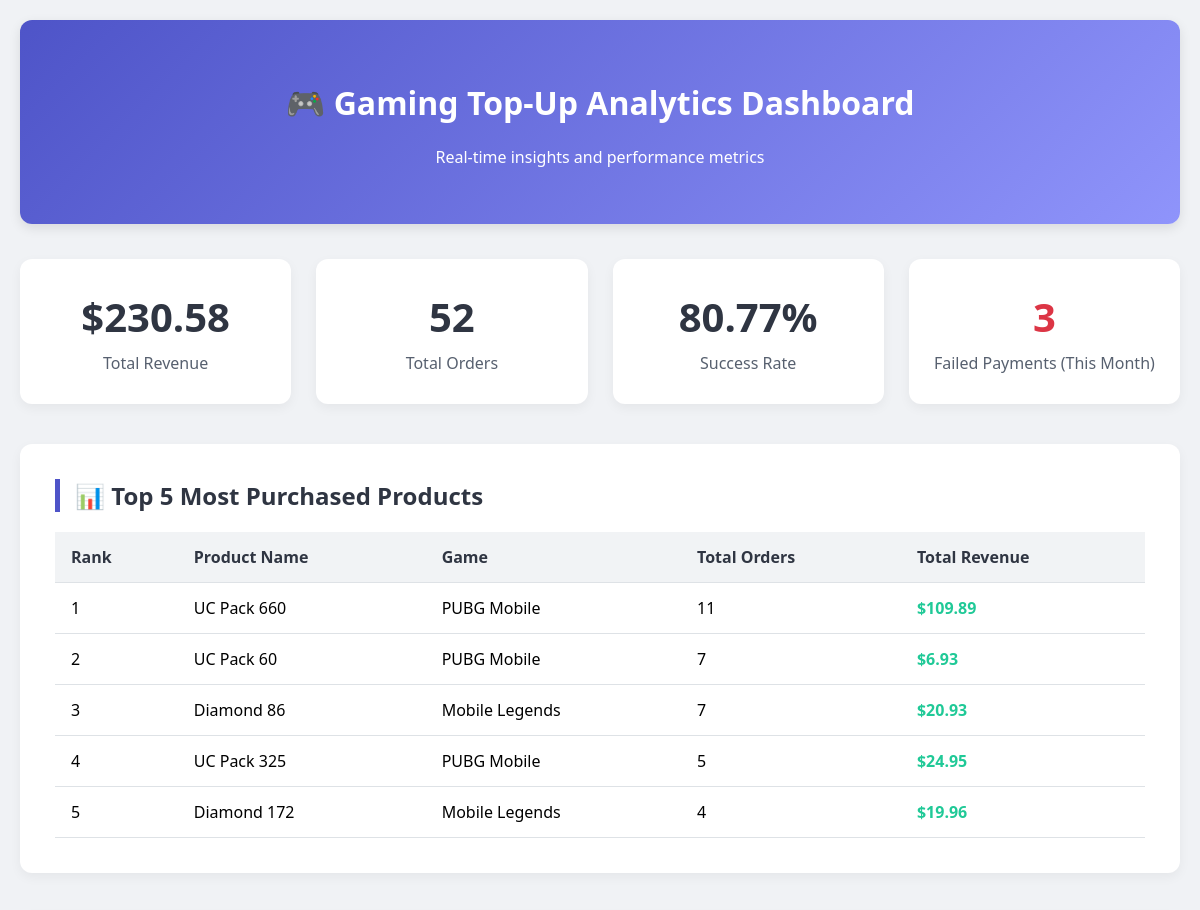
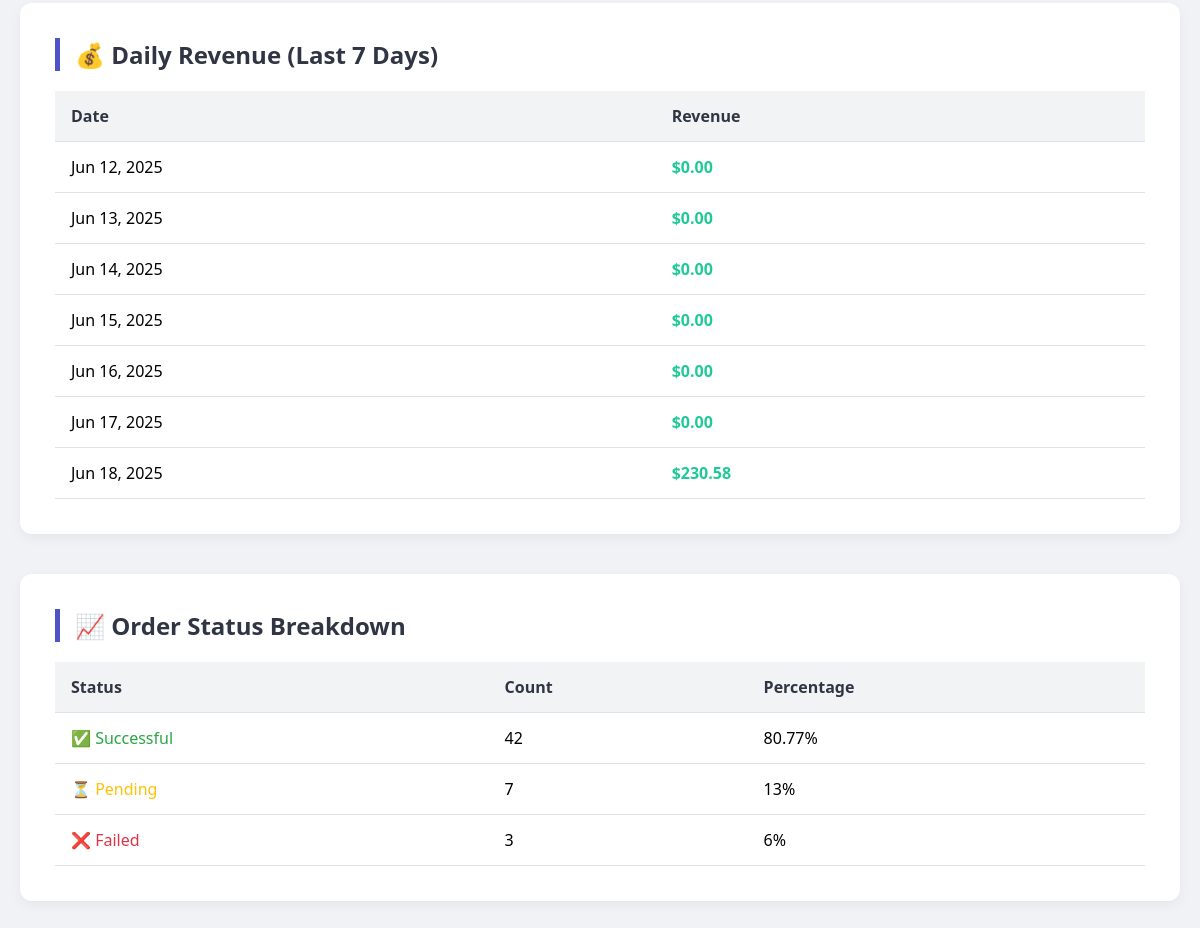
The page /dashboard/ (signed in) on the database its author committed (2 pictures, top to bottom).
### topup/models.py (models this page shows, shortened)
class TopUpProduct(models.Model):
    game = models.ForeignKey(Game, on_delete=models.CASCADE, related_name='products')
    name = models.CharField(max_length=100)
    price = models.DecimalField(
        max_digits=10,
        decimal_places=2,
        validators=[MinValueValidator(Decimal('0.01'))]
    )
    in_game_currency = models.CharField(max_length=50)  # e.g., "500 UC", "1000 Diamonds"
    is_active = models.BooleanField(default=True)
    created_at = models.DateTimeField(auto_now_add=True)
    class Meta:
        ordering = ['game__name', 'price']
        unique_together = ['game', 'name']

class Game(models.Model):
    name = models.CharField(max_length=100, unique=True)
    game_id = models.CharField(max_length=50, unique=True)
    is_active = models.BooleanField(default=True)
    created_at = models.DateTimeField(auto_now_add=True)
    class Meta:
        ordering = ['name']

### topup/dashboard_views.py (the view)
# urls.py: path('', dashboard_views.analytics_dashboard, name='analytics_dashboard'),
@staff_member_required
def analytics_dashboard(request):
    top_products = (
        TopUpProduct.objects
        .select_related('game')
        .annotate(
            total_orders=Count('orders', filter=Q(orders__status='success')),
            total_revenue=Sum('orders__product__price', filter=Q(orders__status='success'))
        )
        .filter(total_orders__gt=0)
        .order_by('-total_orders')[:5]
    )
    end_date = timezone.now().date()
    start_date = end_date - timedelta(days=6)  # Last 7 days including today
    daily_revenue = []
    for i in range(7):
        date = start_date + timedelta(days=i)
        revenue = (
            TopUpOrder.objects
            .filter(
                status='success',
                created_at__date=date
            )
            .select_related('product')
            .aggregate(total=Sum('product__price'))['total'] or 0
        )
        daily_revenue.append({
            'date': date,
            'revenue': revenue
        })
    current_month_start = timezone.now().replace(day=1, hour=0, minute=0, second=0, microsecond=0)
    failed_payments_count = TopUpOrder.objects.filter(
        status='failed',
        created_at__gte=current_month_start
    ).count()
    total_orders = TopUpOrder.objects.count()
    successful_orders = TopUpOrder.objects.filter(status='success').count()
    pending_orders = TopUpOrder.objects.filter(status='pending').count()
    success_rate = (successful_orders / total_orders * 100) if total_orders > 0 else 0
    total_revenue = (
        TopUpOrder.objects
        .filter(status='success')
        .select_related('product')
        .aggregate(total=Sum('product__price'))['total'] or 0
    )
    context = {
        'top_products': top_products,
        'daily_revenue': daily_revenue,
        'failed_payments_count': failed_payments_count,
        'total_orders': total_orders,
        'successful_orders': successful_orders,
        'pending_orders': pending_orders,
        'success_rate': round(success_rate, 2),
        'total_revenue': round(total_revenue, 2),
    }
    return render(request, 'dashboard/analytics.html', context)

### templates/dashboard/analytics.html (shortened to what this page needs)
<!DOCTYPE html>
<html lang="en">
<head>
</head>
<body>
    <div class="container">
        <div class="header">
            <h1>🎮 Gaming Top-Up Analytics Dashboard</h1>
            <p>Real-time insights and performance metrics</p>
        </div>
        <div class="metrics-grid">
            <div class="metric-card">
                <div class="metric-value">${{ total_revenue }}</div>
                <div class="metric-label">Total Revenue</div>
            </div>
            <div class="metric-card">
                <div class="metric-value">{{ total_orders }}</div>
                <div class="metric-label">Total Orders</div>
            </div>
            <div class="metric-card">
                <div class="metric-value">{{ success_rate }}%</div>
                <div class="metric-label">Success Rate</div>
            </div>
            <div class="metric-card">
                <div class="metric-value failed">{{ failed_payments_count }}</div>
                <div class="metric-label">Failed Payments (This Month)</div>
            </div>
        </div>
        <div class="section">
            <h2>📊 Top 5 Most Purchased Products</h2>
            {% if top_products %}
                <table>
                    <thead>
                        <tr>
                            <th>Rank</th>
                            <th>Product Name</th>
                            <th>Game</th>
                            <th>Total Orders</th>
                            <th>Total Revenue</th>
                        </tr>
                    </thead>
                    <tbody>
                        {% for product in top_products %}
                        <tr>
                            <td>{{ forloop.counter }}</td>
                            <td>{{ product.name }}</td>
                            <td>{{ product.game.name }}</td>
                            <td>{{ product.total_orders }}</td>
                            <td class="revenue">${{ product.total_revenue|floatformat:2 }}</td>
                        </tr>
                        {% endfor %}
                    </tbody>
                </table>
            {% else %}
                <p>No successful orders found.</p>
            {% endif %}
        </div>
        <div class="section">
            <h2>💰 Daily Revenue (Last 7 Days)</h2>
            <table>
                <thead>
                    <tr>
                        <th>Date</th>
                        <th>Revenue</th>
                    </tr>
                </thead>
                <tbody>
                    {% for day in daily_revenue %}
                    <tr>
                        <td>{{ day.date|date:"M d, Y" }}</td>
                        <td class="revenue">${{ day.revenue|floatformat:2 }}</td>
                    </tr>
                    {% endfor %}
                </tbody>
            </table>
        </div>
        <div class="section">
            <h2>📈 Order Status Breakdown</h2>
            <table>
                <thead>
                    <tr>
                        <th>Status</th>
                        <th>Count</th>
                        <th>Percentage</th>
                    </tr>
                </thead>
                <tbody>
                    <tr>
                        <td class="success">✅ Successful</td>
                        <td>{{ successful_orders }}</td>
                        <td>{{ success_rate }}%</td>
                    </tr>
                    <tr>
                        <td class="pending">⏳ Pending</td>
                        <td>{{ pending_orders }}</td>
                        <td>{% widthratio pending_orders total_orders 100 %}%</td>
                    </tr>
                    <tr>
                        <td class="failed">❌ Failed</td>
                        <td>{{ failed_payments_count }}</td>
                        <td>{% widthratio failed_payments_count total_orders 100 %}%</td>
                    </tr>
                </tbody>
            </table>
        </div>
    </div>
</body>
</html>

### templates/dashboard/analytics.html (style rules this page uses)
body { font-family: 'Segoe UI', Tahoma, Geneva, Verdana, sans-serif; margin: 0; padding: 20px; background-color: #f0f2f5; }
.container { max-width: 1300px; margin: 0 auto; }
.header { background: linear-gradient(135deg, #4e54c8, #8f94fb); color: white; padding: 40px; border-radius: 12px; margin-bottom: 35px; text-align: center; box-shadow: 0 4px 12px rgba(0,0,0,0.1); }
.metrics-grid { display: grid; grid-template-columns: repeat(auto-fit, minmax(250px, 1fr)); gap: 25px; margin-bottom: 40px; }
.metric-card { background: white; padding: 30px 20px; border-radius: 12px; box-shadow: 0 4px 12px rgba(0,0,0,0.05); text-align: center; transition: transform 0.2s ease, box-shadow 0.2s ease; }
.metric-value { font-size: 2.5em; font-weight: bold; color: #2f3542; margin-bottom: 8px; }
.metric-label { color: #57606f; font-size: 1em; }
.section { background: white; padding: 35px; border-radius: 12px; box-shadow: 0 4px 12px rgba(0,0,0,0.05); margin-bottom: 40px; }
.section h2 { margin-top: 0; color: #2f3542; border-left: 5px solid #4e54c8; padding-left: 15px; margin-bottom: 20px; }
table { width: 100%; border-collapse: collapse; margin-top: 15px; }
th, td { padding: 14px 16px; text-align: left; border-bottom: 1px solid #dee2e6; }
th { background-color: #f1f3f5; font-weight: 600; color: #2f3542; }
.revenue { color: #20c997; font-weight: bold; }
.success { color: #28a745; }
.pending { color: #ffc107; }
.failed { color: #dc3545; }

### rows shown on the page
TopUpProduct: name "UC Pack 660", game.name "PUBG Mobile", total_orders "11", total_revenue "109.89"
TopUpProduct: name "UC Pack 60", game.name "PUBG Mobile", total_orders "7", total_revenue "6.93"
TopUpProduct: name "Diamond 86", game.name "Mobile Legends", total_orders "7", total_revenue "20.93"
TopUpProduct: name "UC Pack 325", game.name "PUBG Mobile", total_orders "5", total_revenue "24.95"
TopUpProduct: name "Diamond 172", game.name "Mobile Legends", total_orders "4", total_revenue "19.96"

### other values the page prints
{{ total_revenue }} "230.58"
{{ total_orders }} "52"
{{ success_rate }} "80.77"
{{ failed_payments_count }} "3"
{{ day.date|date:"M d, Y" }} "Jun 12, 2025" "Jun 13, 2025" "Jun 14, 2025" "Jun 15, 2025" "Jun 16, 2025" "Jun 17, 2025" "Jun 18, 2025"
{{ day.revenue|floatformat:2 }} "0.00" "0.00" "0.00" "0.00" "0.00" "0.00" "230.58"
{{ successful_orders }} "42"
{{ pending_orders }} "7"
